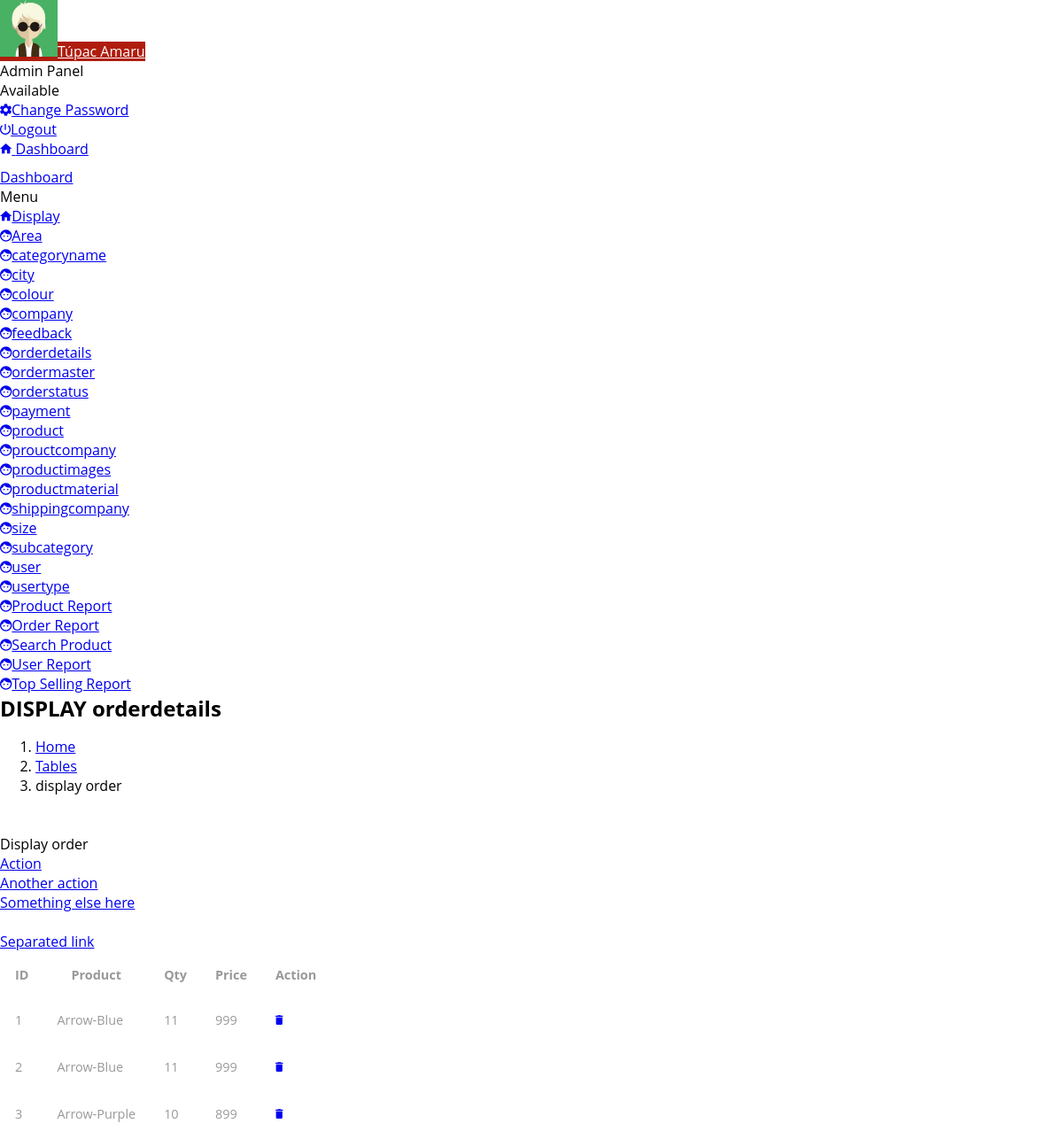
The page /admin/display-orderdetails.php on the database its author committed.
### tables this page shows
CREATE TABLE IF NOT EXISTS `tbl_orderdetails` (
  `Order_id` int(11) NOT NULL,
  `Pro_id` int(11) NOT NULL,
  `Qty` int(11) NOT NULL,
  `Price` int(11) NOT NULL,
  `is_active` int(11) NOT NULL DEFAULT '1',
  `is_delete` int(11) NOT NULL DEFAULT '0',
  `insert_datetime` timestamp NOT NULL DEFAULT CURRENT_TIMESTAMP
);

CREATE TABLE IF NOT EXISTS `tbl_product` (
  `Product_id` int(11) NOT NULL,
  `Product_name` varchar(20) NOT NULL,
  `Details` varchar(40) NOT NULL,
  `Price` int(11) NOT NULL,
  `Qty` int(11) NOT NULL,
  `Sub_cat_id` int(11) NOT NULL,
  `Size_id` int(11) NOT NULL,
  `Color_id` int(11) NOT NULL,
  `Mat_code_id` int(11) NOT NULL,
  `is_active` int(11) NOT NULL DEFAULT '1',
  `is_delete` int(11) NOT NULL DEFAULT '0',
  `insert_datatime` timestamp NOT NULL DEFAULT CURRENT_TIMESTAMP
);

### admin/display-orderdetails.php (the view, shortened to what this page needs)
<!DOCTYPE html>
<html lang="en">
<head>
    <link rel="stylesheet" type="text/css" href="assets/lib/perfect-scrollbar/css/perfect-scrollbar.min.css"/>
    <link rel="stylesheet" type="text/css" href="assets/lib/material-design-icons/css/material-design-iconic-font.min.css"/>
    <link rel="stylesheet" type="text/css" href="assets/lib/datetimepicker/css/bootstrap-datetimepicker.min.css"/>
    <link rel="stylesheet" type="text/css" href="assets/lib/daterangepicker/css/daterangepicker.css"/>
    <link rel="stylesheet" type="text/css" href="assets/lib/select2/css/select2.min.css"/>
    <link rel="stylesheet" type="text/css" href="assets/lib/bootstrap-slider/css/bootstrap-slider.css"/>
    <link rel="stylesheet" href="assets/css/style.css" type="text/css"/>
  </head>
  <body>
    <div class="be-wrapper">
      <?php
      include './theme-part/header.php';
      ?>
      <?php
      include './theme-part/side_bar.php';
      ?>
         <div class="be-content">
        <div class="page-head">
          <h2 class="page-head-title">DISPLAY orderdetails</h2>
          <ol class="breadcrumb page-head-nav">
            <li><a href="#">Home</a></li>
            <li><a href="#">Tables</a></li>
            <li class="active">display order</li>
          </ol>
        </div>
        <div class="main-content container-fluid">
          <div class="row">
            <div class="col-sm-12">
              <div class="panel panel-default panel-table">
                <div class="panel-heading"> Display order
                  <div class="tools dropdown"><a href="#" type="button" data-toggle="dropdown" class="dropdown-toggle"></a>
                    <ul role="menu" class="dropdown-menu pull-right">
                      <li><a href="#">Action</a></li>
                      <li><a href="#">Another action</a></li>
                      <li><a href="#">Something else here</a></li>
                      <li class="divider"></li>
                      <li><a href="#">Separated link</a></li>
                    </ul>
                  </div>
                </div>
                <div class="panel-body">
                  <table  class="table table-striped table-hover table-fw-widget">
                    <thead>
                      <tr>
                        <th>ID</th>
                        <th>Product</th>
                        <th>Qty</th>
                        <th>Price</th>
                       <th class="tg-5xsc">Action</th>
                      </tr>
                    </thead>
 <?php
$qry = "SELECT
    `tbl_orderdetails`.*
    , `tbl_product`.*
FROM
    `tbl_orderdetails`
    INNER JOIN `tbl_product`
        ON (`tbl_orderdetails`.`Pro_id` = `tbl_product`.`Product_id`);";
$result = mysqli_query($conn,$qry);
 while ($row = mysqli_fetch_array($result)){
    echo "<tr>";
    echo "<td>{$row['Order_id']}</td>";
    echo "<td>{$row['Product_name']}</td>";
    echo "<td>{$row['Qty']}</td>";
    echo "<td>{$row['Price']}</td>";
    echo "<td><a href='?id=$row[0]'><i class='mdi mdi-delete' aria-hidden='true'></i></a> </td>";
    echo "<tr>";
}
?>
                  </table>
                </div>
              </div>
            </div>
          </div>
        </div>
      </div>
    </div>
  </body>
</html>

### css/style.css (style rules this page uses)
body a { transition:0.5s all; -webkit-transition:0.5s all; -moz-transition:0.5s all; -o-transition:0.5s all; -ms-transition:0.5s all; }
h1,h2,h3,h4,h5,h6 { padding:0 0; margin:0 0; font-family: 'Open Sans', sans-serif; }
ul { padding:0 0; margin:0 0; }
body { padding:0 0; margin:0 0; font-family: 'Open Sans', sans-serif; }
.table > thead > tr > th, .table > tbody > tr > th, .table > tfoot > tr > th, .table > thead > tr > td, .table > tbody > tr > td, .table > tfoot > tr > td { border-top: none !important; }
.table td, .table>tbody>tr>td, .table>tbody>tr>th, .table>tfoot>tr>td, .table>tfoot>tr>th, .table>thead>tr>td, .table>thead>tr>th { padding: 15px!important; }
.table > thead > tr > th, .table > tbody > tr > th, .table > tfoot > tr > th, .table > thead > tr > td, .table > tbody > tr > td, .table > tfoot > tr > td { font-size: 0.9em; color: #999; border-top: none !important; }
ol { margin-bottom: 44px; }

### rows shown on the page
tbl_orderdetails: Order_id "1", tbl_product.Product_name "Arrow-Blue", tbl_product.Qty "11", tbl_product.Price "999"
tbl_orderdetails: Order_id "2", tbl_product.Product_name "Arrow-Blue", tbl_product.Qty "11", tbl_product.Price "999"
tbl_orderdetails: Order_id "3", tbl_product.Product_name "Arrow-Purple", tbl_product.Qty "10", tbl_product.Price "899"
